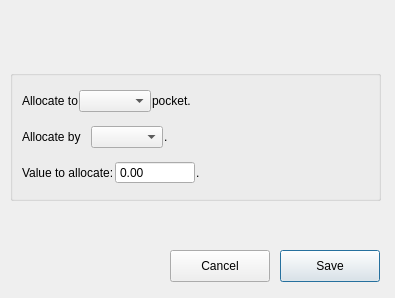
<?xml version="1.0" encoding="UTF-8"?>
<ui version="4.0">
 <class>AllocationRuleEditDialog</class>
 <widget class="QDialog" name="AllocationRuleEditDialog">
  <property name="geometry">
   <rect>
    <x>0</x>
    <y>0</y>
    <width>395</width>
    <height>298</height>
   </rect>
  </property>
  <property name="windowTitle">
   <string>Dialog</string>
  </property>
  <widget class="QPushButton" name="saveButton">
   <property name="geometry">
    <rect>
     <x>280</x>
     <y>250</y>
     <width>100</width>
     <height>32</height>
    </rect>
   </property>
   <property name="text">
    <string>Save</string>
   </property>
   <property name="default">
    <bool>true</bool>
   </property>
  </widget>
  <widget class="QPushButton" name="cancelButton">
   <property name="geometry">
    <rect>
     <x>170</x>
     <y>250</y>
     <width>100</width>
     <height>32</height>
    </rect>
   </property>
   <property name="text">
    <string>Cancel</string>
   </property>
  </widget>
  <widget class="QGroupBox" name="groupBox">
   <property name="geometry">
    <rect>
     <x>10</x>
     <y>70</y>
     <width>371</width>
     <height>131</height>
    </rect>
   </property>
   <property name="title">
    <string/>
   </property>
   <property name="flat">
    <bool>false</bool>
   </property>
   <layout class="QHBoxLayout" name="horizontalLayout_5">
    <item>
     <layout class="QVBoxLayout" name="verticalLayout">
      <property name="spacing">
       <number>4</number>
      </property>
      <item>
       <layout class="QHBoxLayout" name="horizontalLayout_2">
        <property name="spacing">
         <number>1</number>
        </property>
        <item>
         <widget class="QLabel" name="label_3">
          <property name="text">
           <string>Allocate to</string>
          </property>
         </widget>
        </item>
        <item>
         <widget class="QComboBox" name="pocketSelect">
          <property name="sizePolicy">
           <sizepolicy hsizetype="Fixed" vsizetype="Fixed">
            <horstretch>0</horstretch>
            <verstretch>0</verstretch>
           </sizepolicy>
          </property>
         </widget>
        </item>
        <item>
         <widget class="QLabel" name="label_4">
          <property name="text">
           <string>pocket.</string>
          </property>
         </widget>
        </item>
        <item>
         <spacer name="horizontalSpacer_2">
          <property name="orientation">
           <enum>Qt::Orientation::Horizontal</enum>
          </property>
          <property name="sizeHint" stdset="0">
           <size>
            <width>40</width>
            <height>20</height>
           </size>
          </property>
         </spacer>
        </item>
       </layout>
      </item>
      <item>
       <layout class="QHBoxLayout" name="horizontalLayout_3">
        <property name="spacing">
         <number>1</number>
        </property>
        <item>
         <widget class="QLabel" name="label_5">
          <property name="text">
           <string>Allocate by</string>
          </property>
         </widget>
        </item>
        <item>
         <widget class="QComboBox" name="allocationTypeSelect">
          <property name="sizePolicy">
           <sizepolicy hsizetype="Fixed" vsizetype="Fixed">
            <horstretch>0</horstretch>
            <verstretch>0</verstretch>
           </sizepolicy>
          </property>
         </widget>
        </item>
        <item>
         <widget class="QLabel" name="label_6">
          <property name="text">
           <string>.</string>
          </property>
         </widget>
        </item>
       </layout>
      </item>
      <item>
       <layout class="QHBoxLayout" name="horizontalLayout_4">
        <property name="spacing">
         <number>1</number>
        </property>
        <item>
         <widget class="QLabel" name="label_8">
          <property name="text">
           <string>Value to allocate:</string>
          </property>
         </widget>
        </item>
        <item>
         <widget class="QDoubleSpinBox" name="ruleValueInput">
          <property name="sizePolicy">
           <sizepolicy hsizetype="Fixed" vsizetype="Fixed">
            <horstretch>0</horstretch>
            <verstretch>0</verstretch>
           </sizepolicy>
          </property>
          <property name="minimumSize">
           <size>
            <width>80</width>
            <height>0</height>
           </size>
          </property>
          <property name="buttonSymbols">
           <enum>QAbstractSpinBox::ButtonSymbols::NoButtons</enum>
          </property>
         </widget>
        </item>
        <item>
         <widget class="QLabel" name="label_7">
          <property name="text">
           <string>.</string>
          </property>
         </widget>
        </item>
       </layout>
      </item>
     </layout>
    </item>
    <item>
     <spacer name="horizontalSpacer">
      <property name="orientation">
       <enum>Qt::Orientation::Horizontal</enum>
      </property>
      <property name="sizeHint" stdset="0">
       <size>
        <width>75</width>
        <height>20</height>
       </size>
      </property>
     </spacer>
    </item>
   </layout>
  </widget>
 </widget>
 <resources/>
 <connections/>
</ui>
